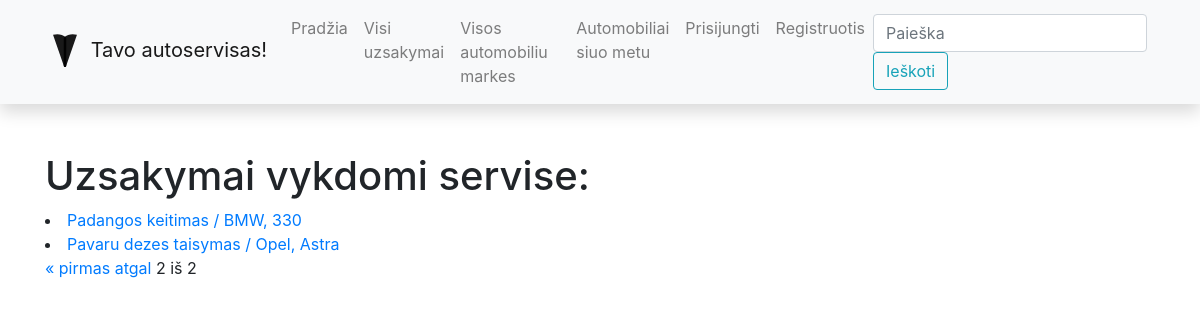
/autoservisas/uzsakymaseil/?page=2, run on an earlier commit of the app's database.
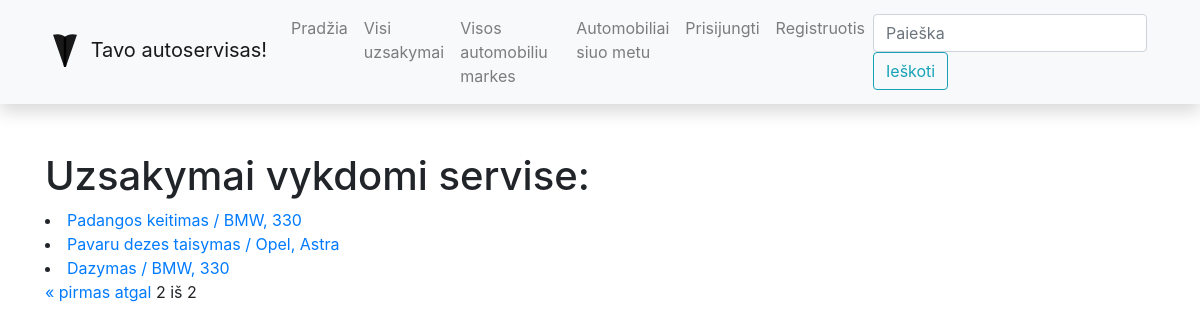
And on a later commit of the database.
### autoservisas/models.py (models this page shows, shortened)
class UzsakymoEilute(models.Model):
    kiekis = models.CharField('Kiekis', max_length=2, help_text='Iveskite perkamos paslaugos kieki')
    kaina = models.FloatField('Kaina', max_length=10, help_text='Iveskite paslaugos kaina', default=0)
    paslauga_id = models.ForeignKey('Paslauga', on_delete=models.SET_NULL, null=True)
    uzsakymas_id = models.ForeignKey('Uzsakymas', on_delete=models.SET_NULL, null=True)
    useris = models.ForeignKey(User, on_delete=models.SET_NULL, null=True, blank=True)
    grazinti_iki = models.DateField('Pabaigti darbus iki: ', null=True, blank=True)
    class Meta:
        verbose_name = "Uzsakymo eilute"
        verbose_name_plural = "Uzsakymo eilutes"

class Paslauga(models.Model):
    pavadinimas = models.CharField('Pavadinimas', max_length=200, help_text='Iveskite paslaugos pavadinima')
    kaina = models.FloatField('Kaina', max_length=10, help_text='Iveskite paslaugos kaina')
    class Meta:
        verbose_name = "Paslauga"
        verbose_name_plural = "Paslaugos"

class Uzsakymas(models.Model):
    data = models.DateField('Uzsakymo data', null=True, blank=True)
    automobilis_id = models.ForeignKey('Automobilis', on_delete=models.SET_NULL, null=True)
    suma = models.FloatField('Suma', max_length=10, help_text='Iveskite paslaugos kaina', default=0)
    LOAN_STATUS = (
        ('a', 'Uzsakymas gautas'),
        ('p', 'Uzsakymas priimtas'),
        ('g', 'Uzsakymas vykdomas'),
        ('r', 'Uzsakymas baigtas')
    )
    status = models.CharField(
        max_length=1,
        choices=LOAN_STATUS,
        blank=True,
        default='a',
        help_text='Status'
    )
    class Meta:
        ordering = ['data']
        verbose_name = "Uzsakymas"
        verbose_name_plural = "Uzsakymai"

class Automobilis(models.Model):
    valstybinis_numeris = models.CharField('Automobilio valstybinis numeris',
                                           max_length=6, help_text='Iveskite automobilio valstybini numeri')
    automobilio_modelis_id = models.ForeignKey('Modelis', on_delete=models.SET_NULL, null=True)
    vin_kodas = models.CharField('VIN kodas', max_length=17, help_text='Iveskite VIN numeri')
    klientas = models.CharField('Klientas', max_length=100, help_text='Iveskite klienta')
    automobilis_pic = models.ImageField('Auto Nuotrauka', upload_to='car_pics', null=True, blank=True)
    aprasymas = HTMLField()
    class Meta:
        verbose_name = "Automobilis"
        verbose_name_plural = "Automobiliai"

class Modelis(models.Model):
    marke = models.CharField('Automobilio marke', max_length=100, help_text='Iveskite automobilio marke')
    modelis = models.CharField('Automobilio modelis', max_length=100, help_text='Iveskite automobilio modeli')
    class Meta:
        verbose_name = "Modelis"
        verbose_name_plural = "Modeliai"
    def __str__(self):
        return f'{self.marke}, {self.modelis}'

### autoservisas/views.py (the view)
# urls.py: path('uzsakymaseil/', views.OrdersListView.as_view(), name='uzsakymaseil'),
class OrdersListView(generic.ListView):
    model = UzsakymoEilute
    paginate_by = 5
    template_name = 'uzsakymai_eilutes.html'
    context_object_name = 'uzsakymai_num'

### autoservisas/templates/uzsakymai_eilutes.html (shortened to what this page needs)
{% extends "base.html" %}
{% block content %}
<h1>Uzsakymai vykdomi servise: </h1>
{% for uzsak in uzsakymai_num %}
<li><a href="{% url 'uzsakeil-detail' uzsak.id %}">{{uzsak.paslauga_id.pavadinimas}} /
{{uzsak.uzsakymas_id.automobilis_id.automobilio_modelis_id}}</a></li>
{% endfor %}
<div class="pagination"><span class="step-links">
        {% if page_obj.has_previous %}
            <a href="?page=1">&laquo; pirmas </a><a href="?page={{ page_obj.previous_page_number }}"> atgal </a>
        {% endif %}
        <span class="current">
            {{ page_obj.number }} iš {{ page_obj.paginator.num_pages }}</span>
    </span></div>
{% endblock %}

What changed in the data, as far as the page shows it:
added UzsakymoEilute: paslauga_id.pavadinimas "Dazymas", uzsakymas_id.automobilis_id.automobilio_modelis_id "BMW, 330"
